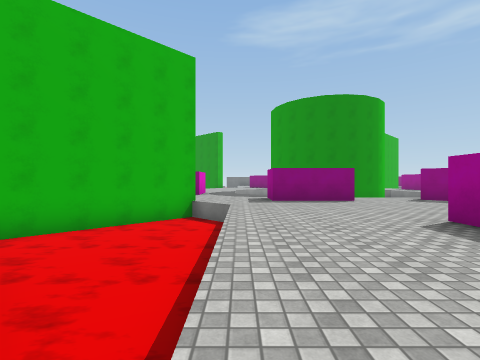
[1] (above)

24 first-person views from a walk through a scene from a Unity 3-D project. The camera is 1.3 m above the floor, looks level and sees 85° across. The floor is counted in squares, 2 m on a side. Each view is taken from the middle of a square. On the plan, view 1 faces up. The plan holds only what a view shows up to about 9 squares ahead; the rest is blank. The place goes on beyond the plan. Surface patterns are stand-ins for the level's own textures.

[2]
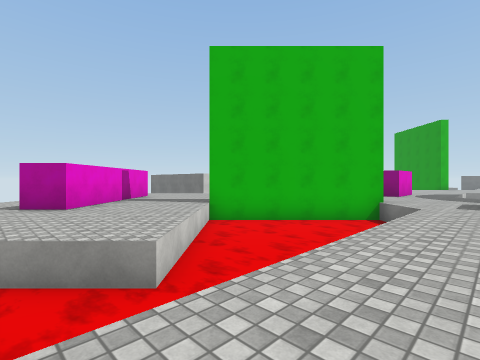

[3]
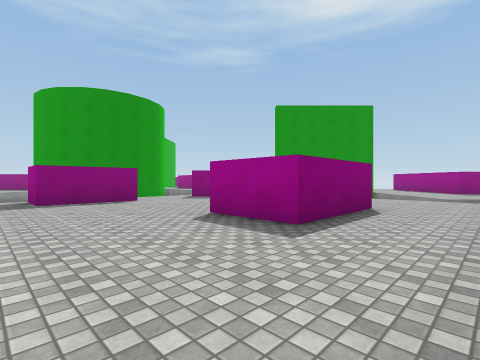

[4]
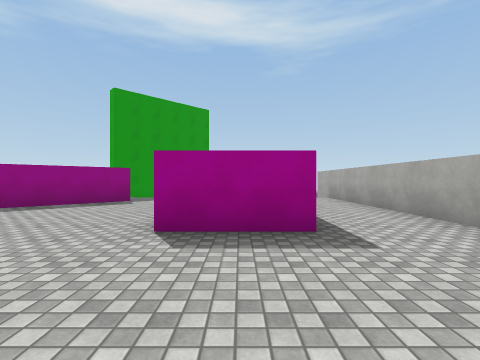

[5]
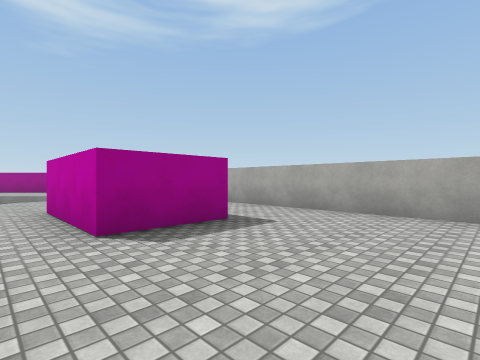

[6]
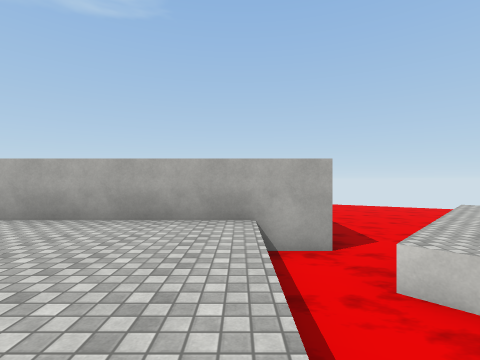

[7]
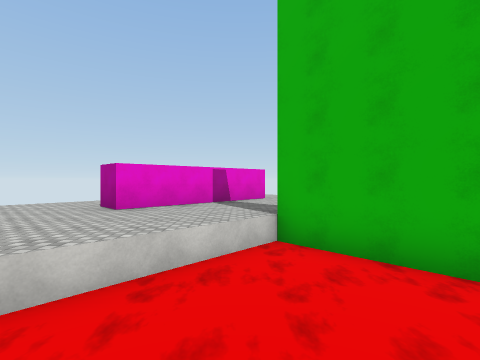

[8]
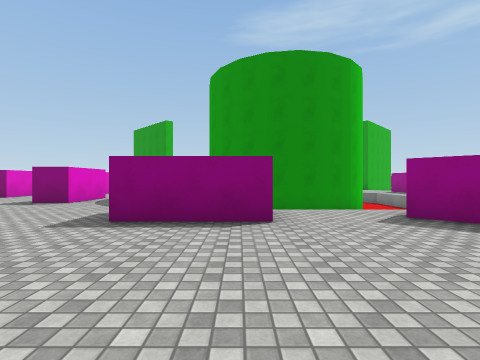

[9]
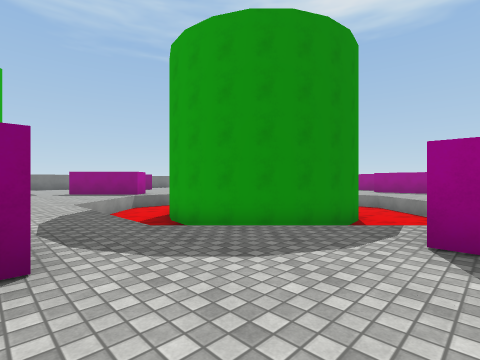

[10]
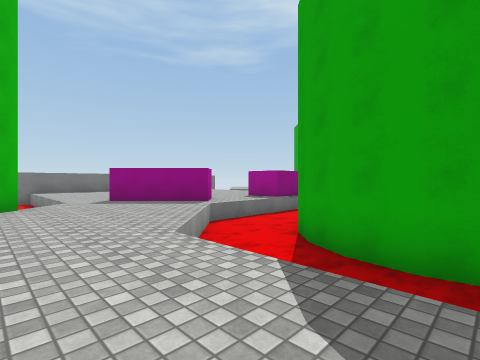

[11]
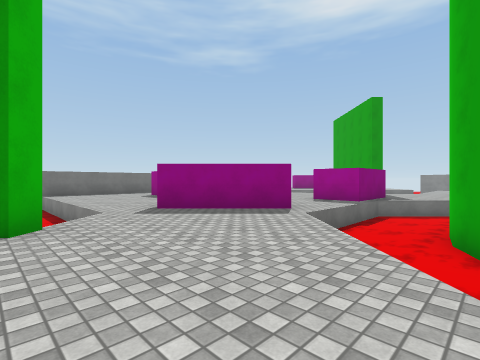

[12]
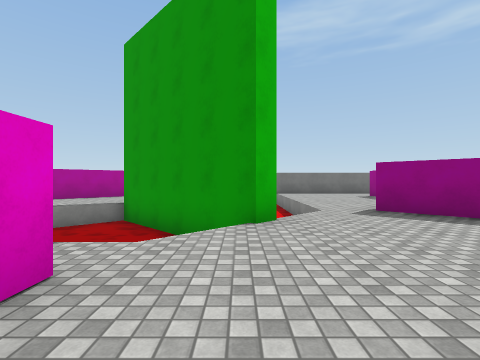

[13]
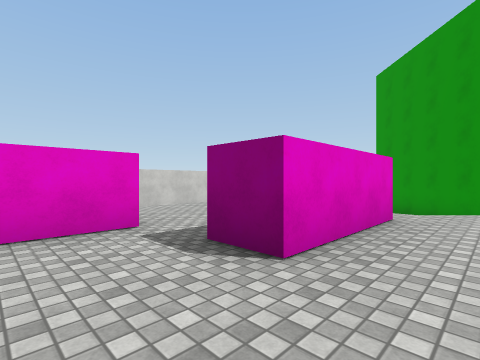

[14]
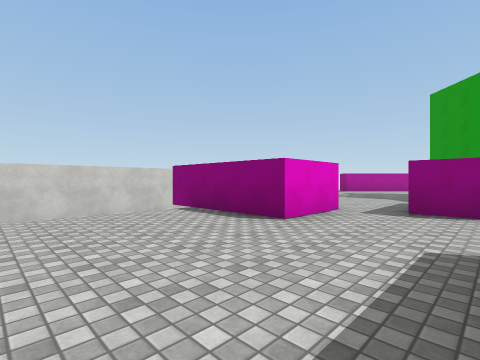

[15]
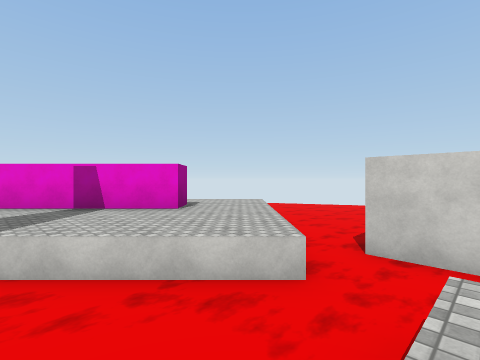

[16]
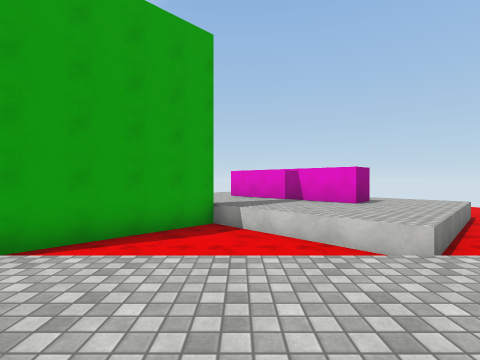

[17]
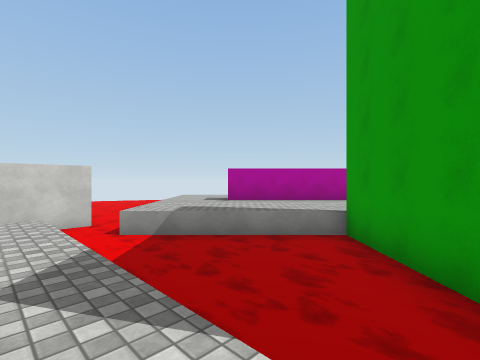

[18]
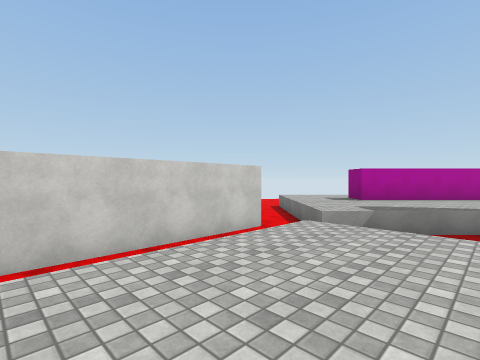

[19]
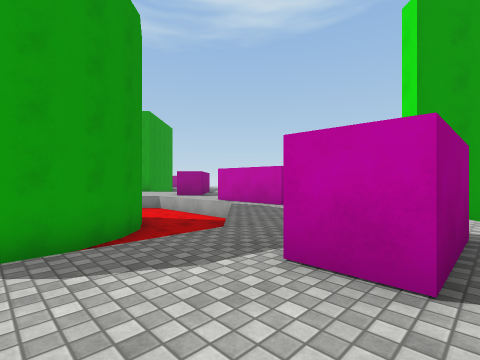

[20]
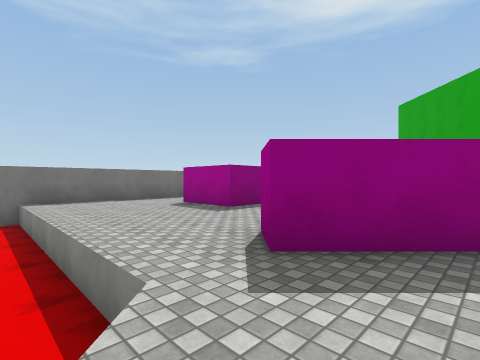

[21]
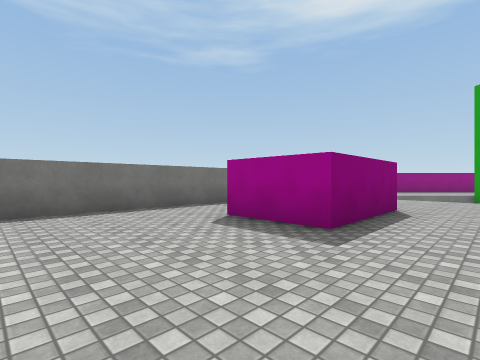

[22]
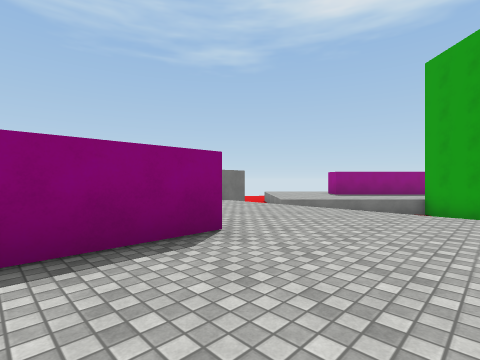

[23]
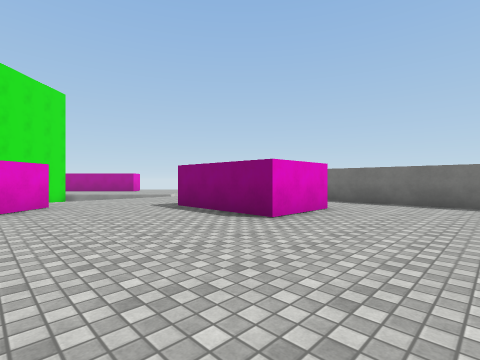

[24]
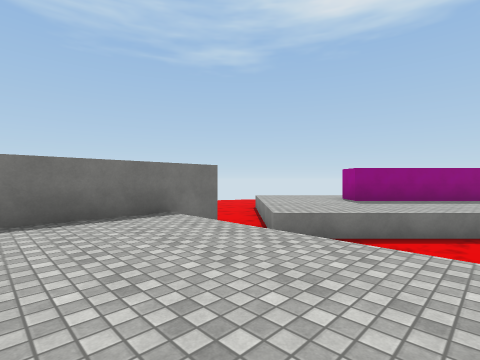

### Floor plan
Key: @ floor where view 1 was taken; # wall or solid block; x gap in a wall; . floor; ≈ water the walk keeps out of.
Columns run from 11 left of view 1 to 18 right of it. Each row starts with its distance up from view 1.
 32                         ≈
 31                        ≈≈≈
 30           #############≈≈..
 29           ≈..........≈ ≈...
 28           ≈..... ....≈≈....#
 27     #     ≈....###...≈ ≈...##
 26    ##.    ≈....###...≈ ≈≈...##
 25  ###..    ≈..........≈ ≈≈≈   #
 24  ....≈##  ≈..........≈  ≈#
 23 ≈...≈≈≈## ≈.#........≈  #
 22 ≈≈.≈≈≈≈≈##≈.##.......
 21 #≈≈≈≈≈≈≈≈#...##..#
 20  ≈≈≈≈≈≈≈≈........###
 19  ≈ ..........≈≈≈≈≈≈..
 18  ≈ ....#....≈≈≈≈≈≈≈≈.
 17  ≈ ....#...≈≈≈##
 16  ≈ ....#...≈≈##
 15  ≈   #.....≈≈#
 14  ≈####.....≈≈##
 13  ≈ ......#.≈ ≈## ##
 12  ≈ ......#..≈≈≈###≈≈
 11  ≈ ..........≈≈≈≈≈≈≈
 10  ≈≈...........≈≈≈≈
  9  ≈≈≈≈   ≈...###..x
  8 ≈≈≈≈≈≈≈≈≈#..###..##
  7 ≈≈..≈≈≈≈#≈≈.......##
  6 ≈....≈≈#≈≈≈..........
  5  .....#≈≈≈≈..........
  4  x##...≈≈≈≈....###...≈
  3    ##...≈≈≈....###  .
  2     ##...≈≈....###...≈
  1      #...≈≈..........≈≈
  0    .....≈≈≈@.........
 -1    ≈...≈≈≈###########
 -2     ≈.≈≈≈≈
 -3      ≈≈≈≈≈

Where each view was taken, in squares from view 1:
view 1: 0 up, 0 right, facing up
view 2: 0 up, 1 right, facing up-left
view 3: 0 up, 0 right, facing up-right
view 4: 3 up, 0 right, facing right
view 5: 5 up, 0 right, facing down-right
view 6: 4 up, 0 right, facing down
view 7: 4 up, 0 right, facing left
view 8: 4 up, 3 right, facing up
view 9: 9 up, 2 left, facing up-right
view 10: 14 up, 2 left, facing up-right
view 11: 17 up, 2 left, facing up-right
view 12: 17 up, 2 left, facing up
view 13: 14 up, 2 left, facing up-left
view 14: 10 up, 3 left, facing up-left
view 15: 10 up, 6 left, facing down-left
view 16: 12 up, 6 left, facing down
view 17: 19 up, 3 left, facing up-left
view 18: 16 up, 6 left, facing up-left
view 19: 15 up, 3 left, facing down-right
view 20: 21 up, 1 left, facing up-right
view 21: 24 up, 0 right, facing up-right
view 22: 23 up, 4 right, facing up-right
view 23: 22 up, 9 right, facing up-left
view 24: 25 up, 7 right, facing up-right
